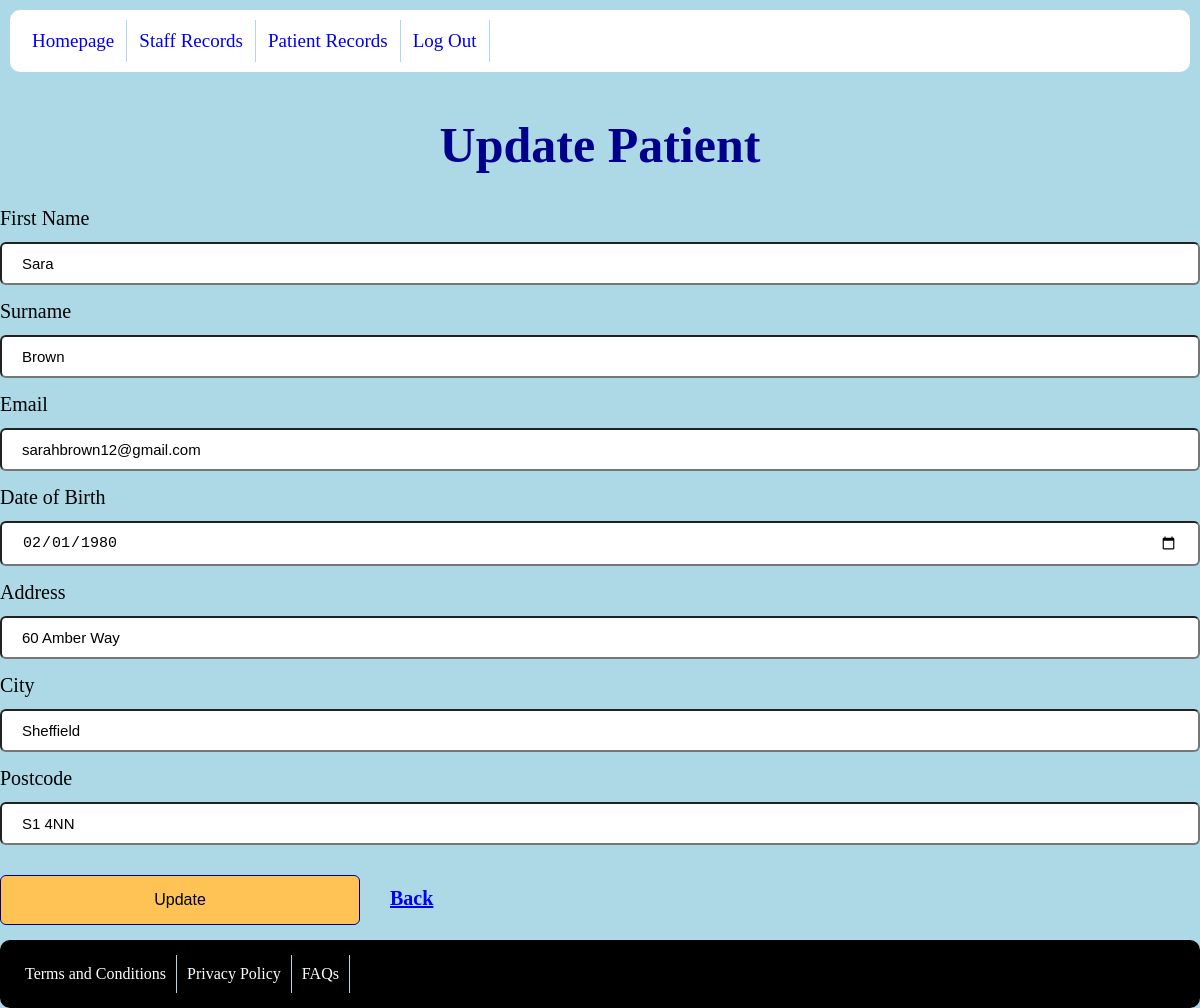
/patient/updatePatient.php?pid=1 (signed in), run on the app's committed database.
### tables this page shows
CREATE TABLE `patients` (
  `patient_id` int(11) NOT NULL,
  `first_name` text NOT NULL,
  `surname` text NOT NULL,
  `email` varchar(255) NOT NULL,
  `date_of_birth` date NOT NULL,
  `address` text NOT NULL,
  `city` text NOT NULL,
  `postcode` char(10) NOT NULL
);

### patient/updatePatient.php (the view, shortened to what this page needs)
<!DOCTYPE html>
<html lang="en">
<head>
    <link href="../css/desktop.css" media="only screen and (min-width:720px)" rel="stylesheet" type="text/css">
    <link href="../css/mobile.css" media="only screen and (max-width:720px)" rel="stylesheet" type="text/css">
</head>
<body>
    <div class="container">
        <?php
        include("../includes/header.php");
        $conn = new mysqli(DB_HOST, DB_USER, DB_PASSWORD, DB_NAME);
            $sql = "SELECT * FROM Patients WHERE patient_id=?";
            $stmt = $conn->prepare($sql);
            $stmt->bind_param("i", $_GET['pid']);
            $stmt->execute();
            $result = $stmt->get_result();
            $arrayResult = [];
            while ($row = $result->fetch_assoc()) {
                $arrayResult[] = $row;
            }
        ?>
        <main>
            <h1>Update Patient</h1>
            <form method="post">
                <label>First Name</label>
                <input type="text" name="pfname" value="<?php echo $arrayResult[0]['first_name']; ?>">
                <label>Surname</label>
                <input type="text" name="psurname" value="<?php echo $arrayResult[0]['surname']; ?>">
                <label>Email</label>
                <input type="text" name="pemail" value="<?php echo $arrayResult[0]['email']; ?>">
                <label>Date of Birth</label>
                <input type="date" name="pdob" value="<?php echo $arrayResult[0]['date_of_birth']; ?>">
                <label>Address</label>
                <input type="text" name="address" value="<?php echo $arrayResult[0]['address']; ?>">
                <label>City</label>
                <input type="text" name="city" value="<?php echo $arrayResult[0]['city']; ?>">
                <label>Postcode</label>
                <input type="text" name="postcode" value="<?php echo $arrayResult[0]['postcode']; ?>">
                <input type="submit" name="submit" value="Update"><a href="../patient/patient-records.php" class="back-button">Back</a>
            </form>
        </main>
        <?php
            include("../includes/footer.php");
        ?>
    </div>
</body>
</html>

### css/desktop.css (style rules this page uses)
body { background-color: lightblue; margin: 0; display: flex; justify-content: center; align-items: center; }
.container { width:100%; margin: 0 auto; max-width: 1200px; min-width: 600px; display: flex; flex-direction: column; min-height:100vh; min-height:100svh; }
h1 { font-size: 50px; color:darkblue; text-align: center; }
input, select { width: 100%; display:inline-block; padding: 11px 20px; margin-top: 10px; box-sizing: border-box; border-radius: 6px; font-size:15px; }
label { display: block; margin-top: 15px; margin-bottom:2px; font-size:20px; }
button, input[type=submit] { background-color: #FFC355; color: black; border: 1px darkblue solid; border-radius: 6px; padding: 15px 32px; text-align: center; text-decoration: none; display: inline-block; font-size: 16px; cursor: pointer; width:30%; margin-top:15px; margin-bottom:15px; }
form { font-size: 20px; border-radius:20px; }
.back-button { font-weight: bold; padding-left: 30px; }
:root { --delay: 0; --duration: 800ms; --iterations: 1; }

### css/mobile.css (style rules this page uses)
body { background-color: lightblue; margin: 0; display: flex; justify-content: center; align-items: center; }
main { margin:5px; }
h1 { font-size: 40px; color:darkblue; text-align: center; }
.container { width:100%; margin:auto; display: flex; flex-direction: column; min-height:100vh; min-height:100svh; }
input, select { width: 100%; display:inline-block; padding: 11px 20px; margin: 15px 0; box-sizing: border-box; border-radius: 6px; font-size:15px; }
label { display: block; margin-top: 15px; margin-bottom:2px; font-size:20px; }
button, input[type=submit] { background-color: #FFC355; color: black; padding: 14px 20px; border: none; width: 100%; margin-top:15px; margin-bottom:15px; border-radius: 6px; border: 1px darkblue solid; }
input[type=submit] { width: 100%; }
form { font-size: 20px; padding:10px; border-radius:20px; }
.back-button { font-weight: bold; padding-left: 10px; }
:root { --delay: 0; --duration: 800ms; --iterations: 1; }

### data on the page
patients: pfname "Sara", psurname "Brown", pemail "sarahbrown12@gmail.com", pdob "02/01/1980", address "60 Amber Way", city "Sheffield", postcode "S1 4NN"

### other printed values
$title "Homepage"
$title "Staff Records"
$title "Patient Records"
$title "Log Out"
